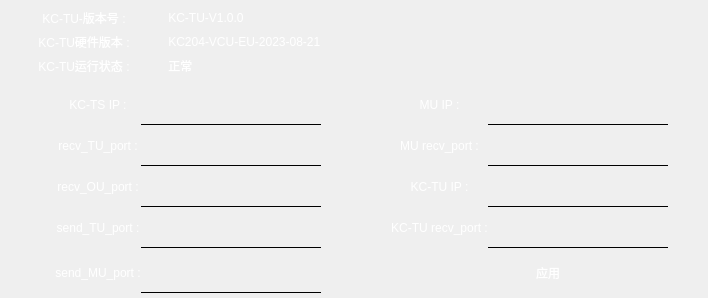
         <widget class="QWidget" name="device_status_page">
          <layout class="QVBoxLayout" name="verticalLayout_5" stretch="2,5">
           <property name="spacing">
            <number>0</number>
           </property>
           <property name="leftMargin">
            <number>0</number>
           </property>
           <property name="topMargin">
            <number>0</number>
           </property>
           <property name="rightMargin">
            <number>0</number>
           </property>
           <property name="bottomMargin">
            <number>0</number>
           </property>
           <item>
            <widget class="QWidget" name="gridWidget" native="true">
             <property name="styleSheet">
              <string notr="true">QWidget {
	background: transparent;
	border-width: 0;
	border-style: outset;
}</string>
             </property>
             <layout class="QGridLayout" name="gridLayout_3">
              <item row="0" column="1">
               <widget class="QLabel" name="softWare_version_text">
                <property name="styleSheet">
                 <string notr="true">QLabel {
	border: 0px; /* 无边框 */
	background-color: ; /* 背景颜色 */
	color: white; /* 文本颜色 */
	font: 11pt &quot;微软雅黑&quot;;
}</string>
                </property>
                <property name="text">
                 <string> KC-TU-V1.0.0</string>
                </property>
                <property name="alignment">
                 <set>Qt::AlignLeading|Qt::AlignLeft|Qt::AlignVCenter</set>
                </property>
               </widget>
              </item>
              <item row="1" column="0">
               <widget class="QLabel" name="hardWare_version_label">
                <property name="maximumSize">
                 <size>
                  <width>150</width>
                  <height>16777215</height>
                 </size>
                </property>
                <property name="styleSheet">
                 <string notr="true">QLabel {
	border: 0px; /* 无边框 */
	background-color: ; /* 背景颜色 */
	color: white; /* 文本颜色 */
	font: 11pt &quot;微软雅黑&quot;;
}</string>
                </property>
                <property name="text">
                 <string>KC-TU硬件版本 :</string>
                </property>
                <property name="alignment">
                 <set>Qt::AlignCenter</set>
                </property>
               </widget>
              </item>
              <item row="0" column="0">
               <widget class="QLabel" name="softWare_version_label">
                <property name="minimumSize">
                 <size>
                  <width>0</width>
                  <height>0</height>
                 </size>
                </property>
                <property name="maximumSize">
                 <size>
                  <width>150</width>
                  <height>16777215</height>
                 </size>
                </property>
                <property name="styleSheet">
                 <string notr="true">QLabel {
	border: 0px; /* 无边框 */
	background-color: ; /* 背景颜色 */
	color: white; /* 文本颜色 */
	font: 11pt &quot;微软雅黑&quot;;
}</string>
                </property>
                <property name="text">
                 <string>KC-TU-版本号 :</string>
                </property>
                <property name="alignment">
                 <set>Qt::AlignCenter</set>
                </property>
               </widget>
              </item>
              <item row="1" column="1">
               <widget class="QLabel" name="hardWare_version_text">
                <property name="styleSheet">
                 <string notr="true">QLabel {
	border: 0px; /* 无边框 */
	background-color: ; /* 背景颜色 */
	color: white; /* 文本颜色 */
	font: 11pt &quot;微软雅黑&quot;;
}</string>
                </property>
                <property name="text">
                 <string> KC204-VCU-EU-2023-08-21</string>
                </property>
               </widget>
              </item>
              <item row="2" column="0">
               <widget class="QLabel" name="status_label">
                <property name="maximumSize">
                 <size>
                  <width>150</width>
                  <height>16777215</height>
                 </size>
                </property>
                <property name="styleSheet">
                 <string notr="true">QLabel {
	border: 0px; /* 无边框 */
	background-color: ; /* 背景颜色 */
	color: white; /* 文本颜色 */
	font: 11pt &quot;微软雅黑&quot;;
}</string>
                </property>
                <property name="text">
                 <string>KC-TU运行状态 :</string>
                </property>
                <property name="alignment">
                 <set>Qt::AlignCenter</set>
                </property>
               </widget>
              </item>
              <item row="2" column="1">
               <widget class="QLabel" name="status_text">
                <property name="styleSheet">
                 <string notr="true">QLabel {
	border: 0px; /* 无边框 */
	background-color: ; /* 背景颜色 */
	color: white; /* 文本颜色 */
	font: 11pt &quot;微软雅黑&quot;;
}</string>
                </property>
                <property name="text">
                 <string> 正常</string>
                </property>
               </widget>
              </item>
             </layout>
            </widget>
           </item>
           <item>
            <widget class="QWidget" name="gridWidget" native="true">
             <property name="styleSheet">
              <string notr="true">QWidget {
	background: transparent;
	border-width: 0;
	border-style: outset;
}</string>
             </property>
             <layout class="QGridLayout" name="gridLayout_2" rowminimumheight="0,0,0,0,0" columnminimumwidth="0,0,0,0,0,0,0">
              <property name="leftMargin">
               <number>0</number>
              </property>
              <property name="topMargin">
               <number>0</number>
              </property>
              <property name="rightMargin">
               <number>0</number>
              </property>
              <property name="bottomMargin">
               <number>0</number>
              </property>
              <property name="spacing">
               <number>0</number>
              </property>
              <item row="1" column="1">
               <widget class="QLabel" name="kc_ts_recv_port_label">
                <property name="maximumSize">
                 <size>
                  <width>200</width>
                  <height>16777215</height>
                 </size>
                </property>
                <property name="styleSheet">
                 <string notr="true">QLabel {
	border: 0px; /* 无边框 */
	background-color: ; /* 背景颜色 */
	color: white; /* 文本颜色 */
	font: 11pt &quot;微软雅黑&quot;;
}</string>
                </property>
                <property name="text">
                 <string>recv_TU_port :</string>
                </property>
                <property name="alignment">
                 <set>Qt::AlignCenter</set>
                </property>
               </widget>
              </item>
              <item row="2" column="0">
               <spacer name="horizontalSpacer_3">
                <property name="orientation">
                 <enum>Qt::Horizontal</enum>
                </property>
                <property name="sizeType">
                 <enum>QSizePolicy::Maximum</enum>
                </property>
                <property name="sizeHint" stdset="0">
                 <size>
                  <width>55</width>
                  <height>20</height>
                 </size>
                </property>
               </spacer>
              </item>
              <item row="3" column="4">
               <widget class="QLabel" name="kc_tu_recv_port_label">
                <property name="maximumSize">
                 <size>
                  <width>150</width>
                  <height>16777215</height>
                 </size>
                </property>
                <property name="styleSheet">
                 <string notr="true">QLabel {
	border: 0px; /* 无边框 */
	background-color: ; /* 背景颜色 */
	color: white; /* 文本颜色 */
	font: 11pt &quot;微软雅黑&quot;;
}</string>
                </property>
                <property name="text">
                 <string>KC-TU recv_port :</string>
                </property>
                <property name="alignment">
                 <set>Qt::AlignCenter</set>
                </property>
               </widget>
              </item>
              <item row="3" column="1">
               <widget class="QLabel" name="kc_ts_send_tu_port_label">
                <property name="maximumSize">
                 <size>
                  <width>200</width>
                  <height>16777215</height>
                 </size>
                </property>
                <property name="styleSheet">
                 <string notr="true">QLabel {
	border: 0px; /* 无边框 */
	background-color: ; /* 背景颜色 */
	color: white; /* 文本颜色 */
	font: 11pt &quot;微软雅黑&quot;;
}</string>
                </property>
                <property name="text">
                 <string>send_TU_port :</string>
                </property>
                <property name="alignment">
                 <set>Qt::AlignCenter</set>
                </property>
               </widget>
              </item>
              <item row="2" column="2">
               <widget class="QLineEdit" name="kc_ts_recv_ou_port_lineEdit">
                <property name="styleSheet">
                 <string notr="true">QLineEdit {
	background-color: transparent;
	border-top: transparent;
	border-left: transparent;
	border-right: transparent;
	border-bottom: 1px solid black;
	font: 10pt &quot;微软雅黑&quot;;
	color: white;
	min-width: 180px;
	max-width: 180px;
	height: 40px;
}</string>
                </property>
                <property name="alignment">
                 <set>Qt::AlignCenter</set>
                </property>
               </widget>
              </item>
              <item row="0" column="2">
               <widget class="QLineEdit" name="kc_ts_ip_lineEdit">
                <property name="minimumSize">
                 <size>
                  <width>180</width>
                  <height>40</height>
                 </size>
                </property>
                <property name="maximumSize">
                 <size>
                  <width>180</width>
                  <height>16777215</height>
                 </size>
                </property>
                <property name="styleSheet">
                 <string notr="true">QLineEdit {
	background-color: transparent;
	border-top: transparent;
	border-left: transparent;
	border-right: transparent;
	border-bottom: 1px solid black;
	font: 10pt &quot;微软雅黑&quot;;
	color: white;
	min-width: 180px;
	max-width: 180px;
	height: 40px;
}</string>
                </property>
                <property name="alignment">
                 <set>Qt::AlignCenter</set>
                </property>
                <property name="readOnly">
                 <bool>true</bool>
                </property>
               </widget>
              </item>
              <item row="0" column="1">
               <widget class="QLabel" name="kc_ts_ip_label">
                <property name="maximumSize">
                 <size>
                  <width>150</width>
                  <height>16777215</height>
                 </size>
                </property>
                <property name="styleSheet">
                 <string notr="true">QLabel {
	border: 0px; /* 无边框 */
	background-color: ; /* 背景颜色 */
	color: white; /* 文本颜色 */
	font: 11pt &quot;微软雅黑&quot;;
}</string>
                </property>
                <property name="text">
                 <string>KC-TS IP :</string>
                </property>
                <property name="alignment">
                 <set>Qt::AlignCenter</set>
                </property>
               </widget>
              </item>
              <item row="2" column="4">
               <widget class="QLabel" name="kc_tu_ip_label">
                <property name="maximumSize">
                 <size>
                  <width>150</width>
                  <height>16777215</height>
                 </size>
                </property>
                <property name="styleSheet">
                 <string notr="true">QLabel {
	border: 0px; /* 无边框 */
	background-color: ; /* 背景颜色 */
	color: white; /* 文本颜色 */
	font: 11pt &quot;微软雅黑&quot;;
}</string>
                </property>
                <property name="text">
                 <string>KC-TU IP :</string>
                </property>
                <property name="alignment">
                 <set>Qt::AlignCenter</set>
                </property>
               </widget>
              </item>
              <item row="4" column="1">
               <widget class="QLabel" name="kc_ts_send_mu_port_label">
                <property name="maximumSize">
                 <size>
                  <width>200</width>
                  <height>16777215</height>
                 </size>
                </property>
                <property name="styleSheet">
                 <string notr="true">QLabel {
	border: 0px; /* 无边框 */
	background-color: ; /* 背景颜色 */
	color: white; /* 文本颜色 */
	font: 11pt &quot;微软雅黑&quot;;
}</string>
                </property>
                <property name="text">
                 <string>send_MU_port :</string>
                </property>
                <property name="alignment">
                 <set>Qt::AlignCenter</set>
                </property>
               </widget>
              </item>
              <item row="0" column="4">
               <widget class="QLabel" name="mu_ip_label">
                <property name="maximumSize">
                 <size>
                  <width>150</width>
                  <height>16777215</height>
                 </size>
                </property>
                <property name="styleSheet">
                 <string notr="true">QLabel {
	border: 0px; /* 无边框 */
	background-color: ; /* 背景颜色 */
	color: white; /* 文本颜色 */
	font: 11pt &quot;微软雅黑&quot;;
}</string>
                </property>
                <property name="text">
                 <string>MU IP :</string>
                </property>
                <property name="alignment">
                 <set>Qt::AlignCenter</set>
                </property>
               </widget>
              </item>
              <item row="2" column="5">
               <widget class="QLineEdit" name="kc_tu_ip_lineEdit">
                <property name="styleSheet">
                 <string notr="true">QLineEdit {
	background-color: transparent;
	border-top: transparent;
	border-left: transparent;
	border-right: transparent;
	border-bottom: 1px solid black;
	font: 10pt &quot;微软雅黑&quot;;
	color: white;
	min-width: 180px;
	max-width: 180px;
	height: 40px;
}</string>
                </property>
                <property name="alignment">
                 <set>Qt::AlignCenter</set>
                </property>
               </widget>
              </item>
              <item row="1" column="5">
               <widget class="QLineEdit" name="mu_recv_port_lineEdit">
                <property name="styleSheet">
                 <string notr="true">QLineEdit {
	background-color: transparent;
	border-top: transparent;
	border-left: transparent;
	border-right: transparent;
	border-bottom: 1px solid black;
	font: 10pt &quot;微软雅黑&quot;;
	color: white;
	min-width: 180px;
	max-width: 180px;
	height: 40px;
}</string>
                </property>
                <property name="alignment">
                 <set>Qt::AlignCenter</set>
                </property>
               </widget>
              </item>
              <item row="0" column="5">
               <widget class="QLineEdit" name="mu_ip_lineEdit">
                <property name="styleSheet">
                 <string notr="true">QLineEdit {
	background-color: transparent;
	border-top: transparent;
	border-left: transparent;
	border-right: transparent;
	border-bottom: 1px solid black;
	font: 10pt &quot;微软雅黑&quot;;
	color: white;
	min-width: 180px;
	max-width: 180px;
	height: 40px;
}</string>
                </property>
                <property name="alignment">
                 <set>Qt::AlignCenter</set>
                </property>
               </widget>
              </item>
              <item row="1" column="2">
               <widget class="QLineEdit" name="kc_ts_recv_tu_port_lineEdit">
                <property name="minimumSize">
                 <size>
                  <width>180</width>
                  <height>40</height>
                 </size>
                </property>
                <property name="maximumSize">
                 <size>
                  <width>180</width>
                  <height>16777215</height>
                 </size>
                </property>
                <property name="styleSheet">
                 <string notr="true">QLineEdit {
	background-color: transparent;
	border-top: transparent;
	border-left: transparent;
	border-right: transparent;
	border-bottom: 1px solid black;
	font: 10pt &quot;微软雅黑&quot;;
	color: white;
	min-width: 180px;
	max-width: 180px;
	height: 40px;
}</string>
                </property>
                <property name="alignment">
                 <set>Qt::AlignCenter</set>
                </property>
               </widget>
              </item>
              <item row="4" column="2">
               <widget class="QLineEdit" name="kc_ts_send_mu_port_lineEdit">
                <property name="styleSheet">
                 <string notr="true">QLineEdit {
	background-color: transparent;
	border-top: transparent;
	border-left: transparent;
	border-right: transparent;
	border-bottom: 1px solid black;
	font: 10pt &quot;微软雅黑&quot;;
	color: white;
	min-width: 180px;
	max-width: 180px;
	height: 40px;
}</string>
                </property>
                <property name="alignment">
                 <set>Qt::AlignCenter</set>
                </property>
               </widget>
              </item>
              <item row="2" column="6">
               <spacer name="horizontalSpacer">
                <property name="orientation">
                 <enum>Qt::Horizontal</enum>
                </property>
                <property name="sizeHint" stdset="0">
                 <size>
                  <width>40</width>
                  <height>20</height>
                 </size>
                </property>
               </spacer>
              </item>
              <item row="2" column="1">
               <widget class="QLabel" name="recv_ou_port_label">
                <property name="maximumSize">
                 <size>
                  <width>150</width>
                  <height>16777215</height>
                 </size>
                </property>
                <property name="styleSheet">
                 <string notr="true">QLabel {
	border: 0px; /* 无边框 */
	background-color: ; /* 背景颜色 */
	color: white; /* 文本颜色 */
	font: 11pt &quot;微软雅黑&quot;;
}</string>
                </property>
                <property name="text">
                 <string>recv_OU_port :</string>
                </property>
                <property name="alignment">
                 <set>Qt::AlignCenter</set>
                </property>
               </widget>
              </item>
              <item row="1" column="4">
               <widget class="QLabel" name="mu_recv_port_label">
                <property name="maximumSize">
                 <size>
                  <width>150</width>
                  <height>16777215</height>
                 </size>
                </property>
                <property name="styleSheet">
                 <string notr="true">QLabel {
	border: 0px; /* 无边框 */
	background-color: ; /* 背景颜色 */
	color: white; /* 文本颜色 */
	font: 11pt &quot;微软雅黑&quot;;
}</string>
                </property>
                <property name="text">
                 <string>MU recv_port :</string>
                </property>
                <property name="alignment">
                 <set>Qt::AlignCenter</set>
                </property>
               </widget>
              </item>
              <item row="4" column="5">
               <widget class="QPushButton" name="apply_pushButton">
                <property name="minimumSize">
                 <size>
                  <width>84</width>
                  <height>50</height>
                 </size>
                </property>
                <property name="maximumSize">
                 <size>
                  <width>120</width>
                  <height>70</height>
                 </size>
                </property>
                <property name="focusPolicy">
                 <enum>Qt::NoFocus</enum>
                </property>
                <property name="styleSheet">
                 <string notr="true">QPushButton {
    border: 2px solid qlineargradient(x1: 0, y1: 0, x2: 0, y2: 1,
                                      stop: 0 #f6f7fa, stop: 1 #dadbde);
    border-radius: 15px;
    background-color: qlineargradient(x1: 0, y1: 0, x2: 0, y2: 1,
                                      stop: 0 #435068, stop: 1 #2a354e);
    min-width: 80px;
	font: 10pt &quot;微软雅黑&quot;;
	color: white;
}

QPushButton:hover {
	background-color: #435068
}

QPushButton:pressed {
    background-color: #2c3646
}

QPushButton:disabled {
    background-color: #434b5d
}


</string>
                </property>
                <property name="text">
                 <string>应用</string>
                </property>
               </widget>
              </item>
              <item row="3" column="2">
               <widget class="QLineEdit" name="kc_ts_send_tu_port_lineEdit">
                <property name="styleSheet">
                 <string notr="true">QLineEdit {
	background-color: transparent;
	border-top: transparent;
	border-left: transparent;
	border-right: transparent;
	border-bottom: 1px solid black;
	font: 10pt &quot;微软雅黑&quot;;
	color: white;
	min-width: 180px;
	max-width: 180px;
	height: 40px;
}</string>
                </property>
                <property name="alignment">
                 <set>Qt::AlignCenter</set>
                </property>
               </widget>
              </item>
              <item row="3" column="5">
               <widget class="QLineEdit" name="kc_tu_recv_port_lineEdit">
                <property name="styleSheet">
                 <string notr="true">QLineEdit {
	background-color: transparent;
	border-top: transparent;
	border-left: transparent;
	border-right: transparent;
	border-bottom: 1px solid black;
	font: 10pt &quot;微软雅黑&quot;;
	color: white;
	min-width: 180px;
	max-width: 180px;
	height: 40px;
}</string>
                </property>
                <property name="alignment">
                 <set>Qt::AlignCenter</set>
                </property>
               </widget>
              </item>
              <item row="0" column="3">
               <spacer name="horizontalSpacer_6">
                <property name="orientation">
                 <enum>Qt::Horizontal</enum>
                </property>
                <property name="sizeType">
                 <enum>QSizePolicy::Maximum</enum>
                </property>
                <property name="sizeHint" stdset="0">
                 <size>
                  <width>70</width>
                  <height>20</height>
                 </size>
                </property>
               </spacer>
              </item>
             </layout>
            </widget>
           </item>
          </layout>
         </widget>
